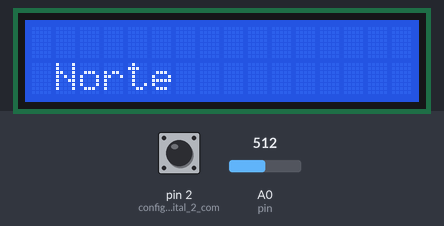
A sketch run on a simulated Arduino Uno, built with avr-gcc and run on an emulated ATmega328P. Shown: 16×2 character LCD. The test bench sets the inputs (shaded band); at power-on: A0 (pin) = 512, pin 2 (configura_o_digital_2_com) HIGH. What the sketch prints to the serial monitor is not drawn.

Above: at 7.6 s.
7.7 s: A0 (pin) set to 580
18.2 s: A0 (pin) set to 612
At 21.8 s:
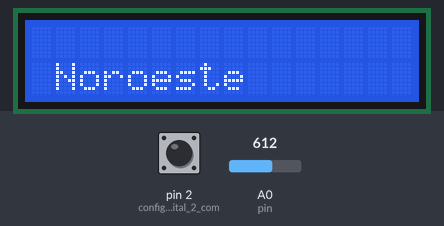
28.7 s: A0 (pin) set to 716
At 36.4 s:
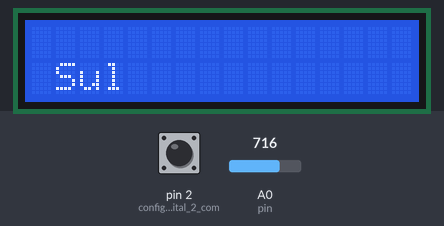
39.2 s: A0 (pin) set to 760
49.7 s: A0 (pin) set to 783
At 57.0 s:
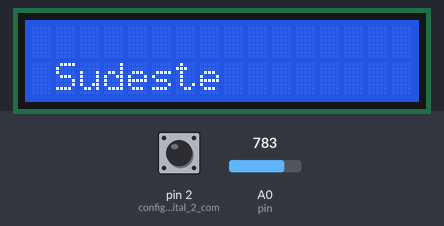
60.2 s: A0 (pin) set to 900
At 64.3 s:
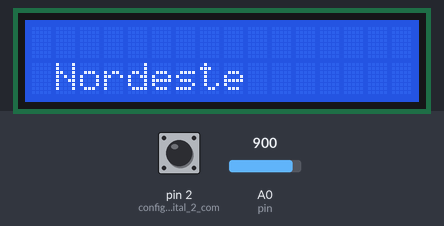
Timing chart, 0 to 65.8 s (numbered marks = the images above; inputs shaded):
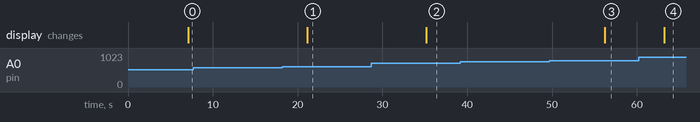

Measured:
- the behaviour switches between 593 and 594 on A0 (pin) (found by bisection; images 0 and 1)
- the behaviour switches between 767 and 768 on A0 (pin) (found by bisection; images 2 and 3)
- after the input at 7.7 s, every drawn part: stays the same
- after the input at 18.2 s, the display: changes after 2.9 s (image 1)
- after the input at 28.7 s, the display: changes after 6.5 s (image 2)
- after the input at 39.2 s, every drawn part: stays the same
- after the input at 49.7 s, the display: changes after 6.5 s (image 3)
- after the input at 60.2 s, the display: changes after 3.1 s (image 4)

The sketch:

Estacao_METEREOLOGICA.ino
```cpp
#include "LiquidCrystal_I2C.h";


int     pin       = A0;  // Declara o pino analógico 0 como "pin"
int     Winddir   = 0;   // Declara o valor inicial em 0
float   valor     = 0;   // declara a variável inicial em 0

// --- Constantes ---
const float pi = 3.14159265;     //Número de pi
int period = 5000;               //Tempo de medida(miliseconds)
int delaytime = 2000;            //Invervalo entre as amostras (miliseconds)
int radius = 147;                //Raio do anemometro(mm)

// --- Variáveis Globais ---
unsigned int Sample  = 0;        //Armazena o número de amostras
unsigned int counter = 0;        //Contador para o sensor
unsigned int RPM = 0;            //Rotações por minuto
float speedwind = 0;             //Velocidade do vento (m/s)
float windspeed = 0;             //Velocidade do vento (km/h)

LiquidCrystal_I2C lcd(0x27, 16, 2);  // Declara o endereço do Display I2C

void anemometro(); //Função do anemometro do sistema
void windvelocity(); //Função para medir velocidade do vento
void RPMcalc(); //Função para calcular o RPM
void WindSpeed(); //Velocidade do vento em m/s
void SpeedWind(); //Velocidade do vento em km/h
void addcount(); //Incrementa contador

void setup() {
  // Configura o Display I2C de acordo com a biblioteca
  lcd.begin();
  lcd.backlight();

  Serial.begin(9600);         // Define o baundrate em 9600
  analogReference(DEFAULT);

  pinMode(2, INPUT);        //configura o digital 2 como entrada
  digitalWrite(2, HIGH);    //internall pull-up active

  Serial.begin(9600);       //inicia serial em 9600 baud rate
}

void loop() {

  anemometro();

  valor = analogRead(pin) * (5.0 / 1023.0); // Calcula a tensão

  lcd.clear();

  // Apresenta os valores da tensão de saída no Monitor Serial
  Serial.print("Leitura do sensor: ");
  Serial.print(valor);
  Serial.println(" volt");

  // Indica a posição norte
  if (valor <= 2.90) {
    Winddir = 0;
    lcd.setCursor(1, 1);
    lcd.print("Norte");
  }

 // Indica a posição noroeste
  else if (valor <= 3.05) {
    Winddir = 315;
    lcd.setCursor(1, 1);
    lcd.print("Noroeste");
  }

 // Indica a posição oeste
  else if (valor <= 3.25) {
    Winddir = 270;
    lcd.setCursor(1, 1);
    lcd.print("Oeste");
  }

 // Indica a posição sudoeste
  else if (valor <= 3.45) {
    Winddir = 225;
    lcd.setCursor(1, 1);
    lcd.print("Sudoeste");
  }

 // Indica a posição sul
  else if (valor <= 3.75) {
    Winddir = 180;
    lcd.setCursor(1, 1);
    lcd.print("Sul");
  }

 // Indica a posição sudeste
  else if (valor <= 4.00) {
    Winddir = 135;
    lcd.setCursor(1, 1);
    lcd.print("Sudeste");
  }

 // Indica a posição leste
  else if (valor <= 4.25) {
    Winddir = 90;
    lcd.setCursor(1, 1);
    lcd.print("Leste");
  }

 // Indica a posição nordeste
  else if (valor <= 4.65) {
    Winddir = 45;
    lcd.setCursor(1, 1);
    lcd.print("Nordeste");
  }

// Caso nenhum valor seja compatível, imprime FAIL
  else {
    Winddir = 000;
    lcd.setCursor(1, 1);
    lcd.print("FAIL");
  }

 /*
 // Imprime os valores do Ângulo na linha 1
  lcd.setCursor(0, 0);
  lcd.print("Angulo: ");
  lcd.print(Winddir);
  lcd.print(" Graus");

 // Imprime a posição do vento na linha 2
  lcd.setCursor(0, 1);
  lcd.print("Vento: ");
  delay(5000);
  */
}


void anemometro(){
   Sample++;
  Serial.print(Sample);
  Serial.print(": Inicia Leitura...");
  windvelocity();
  Serial.println("   Finalizado.");
  Serial.print("Contador: ");
  Serial.print(counter);
  Serial.print(";  RPM: ");
  RPMcalc();
  Serial.print(RPM);
  Serial.print(";  Vel. Vento: ");

  //*****************************************************************
  //print m/s
  WindSpeed();
  Serial.print(windspeed);
  Serial.print(" [m/s] ");

  //*****************************************************************
  //print km/h
  SpeedWind();
  Serial.print(speedwind);
  Serial.print(" [km/h] ");
  Serial.println();

  delay(delaytime);                        //taxa de atualização
} //end setup


//Função para medir velocidade do vento
void windvelocity() {
  speedwind = 0;
  windspeed = 0;

  counter = 0;
  attachInterrupt(0, addcount, RISING);
  unsigned long millis();
  long startTime = millis();
  while (millis() < startTime + period) {}
}

//Função para calcular o RPM
void RPMcalc() {
  RPM = ((counter) * 60) / (period / 1000); // Calculate revolutions per minute (RPM)
}

//Velocidade do vento em m/s
void WindSpeed() {
  windspeed = ((4 * pi * radius * RPM) / 60) / 1000; //Calcula a velocidade do vento em m/s
} //end WindSpeed

//Velocidade do vento em km/h
void SpeedWind() {
  speedwind = (((4 * pi * radius * RPM) / 60) / 1000) * 3.6; //Calcula velocidade do vento em km/h
} //end SpeedWind

//Incrementa contador
void addcount() {
  counter++;
}
```
